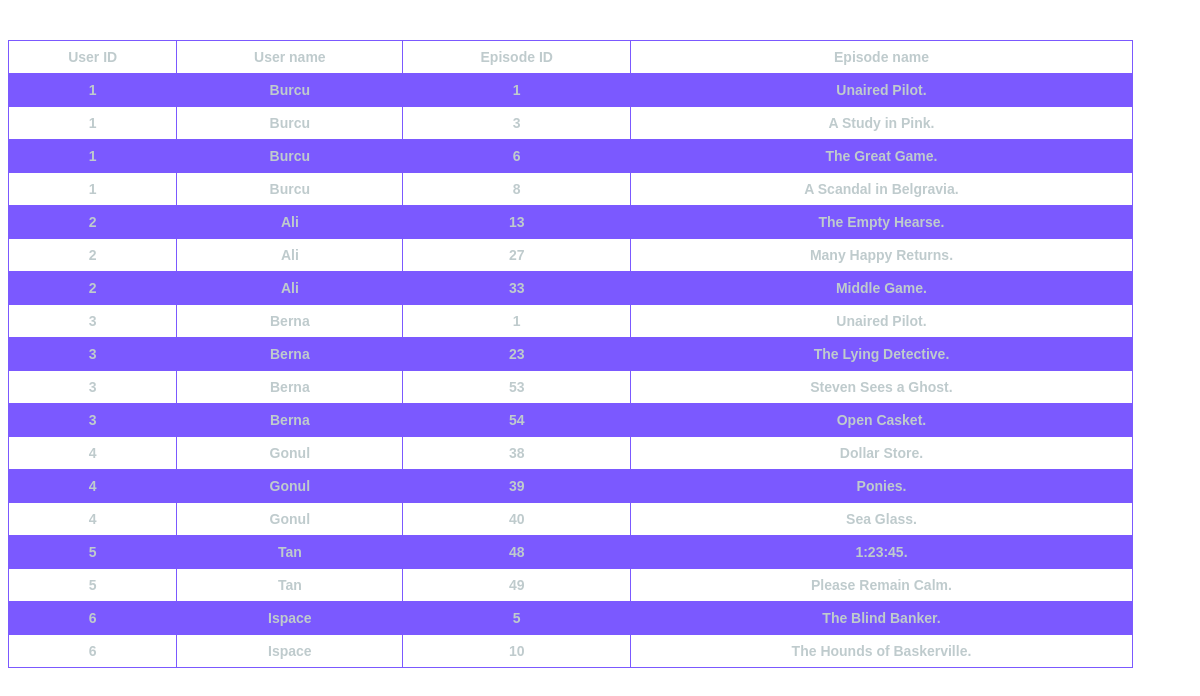
Page /user_panel_ispace/User_watchEpisodeList.php on the committed database.
### tables this page shows
CREATE TABLE `users` (
  `user_id` int(11) NOT NULL,
  `user_name` varchar(50) NOT NULL,
  `user_email` varchar(100) NOT NULL,
  `login_password` varchar(20) NOT NULL
);

CREATE TABLE `episodes` (
  `episode_id` int(11) NOT NULL,
  `tvSeries_id` int(11) NOT NULL,
  `season_number` int(11) DEFAULT NULL,
  `episode_number` int(11) DEFAULT NULL,
  `episode_duration` int(11) DEFAULT NULL,
  `episode_title` varchar(100) DEFAULT NULL
);

### user_panel_ispace/User_watchEpisodeList.php (the view, shortened to what this page needs)
<!DOCTYPE html>
<html>
<head>
</head>
<body>
<table>
<br>
<tr> <th>User ID</th> <th>User name</th>  <th>Episode ID</th> <th>Episode name</th>  </tr>
<br>
<?php
include "connect.php";
$sql_statement = "SELECT U.user_id,U.user_name, E.episode_id,E.episode_title
      FROM watch_episode W, users U, episodes E
      WHERE W.user_id=U.user_id AND W.episode_id=E.episode_id ";
$result = mysqli_query($db, $sql_statement);
while($row = mysqli_fetch_assoc($result))
{
    $uid = $row['user_id'];
    $uname = $row['user_name'];
    $eid = $row['episode_id'];
    $ename = $row['episode_title'];
    echo "<tr>" . "<th>".$uid."</th>" . "<th>".$uname."</th>" .
                  "<th>".$eid."</th>" . "<th>".$ename.". </th>" .  "</tr>"  ;
}
?>
</table>
</body>
</html>

### user_panel_ispace/User_watchEpisodeList.php (style rules this page uses)
body { font-family: 'Fira Sans', sans-serif; font-weight: 400; font-size: 14px; color: #BFCBCD; text-decoration: none; }
table { font-family: arial, sans-serif; border-collapse: collapse; border: 1px solid black; width: 95%; color: #BFCBCD; }
th,td { border: 1px solid #7B59FF; text-align: left; padding: 8px; }
th { text-align: center; }
tr:nth-child(even) { background-color: #7B59FF; }

### rows in the picture
users: user_id "1", user_name "Burcu", episodes.episode_id "1", episodes.episode_title "Unaired Pilot", episodes.episode_id "3", episodes.episode_title "A Study in Pink", episodes.episode_id "6", episodes.episode_title "The Great Game", episodes.episode_id "8", episodes.episode_title "A Scandal in Belgravia"
users: user_id "2", user_name "Ali", episodes.episode_id "13", episodes.episode_title "The Empty Hearse", episodes.episode_id "27", episodes.episode_title "Many Happy Returns", episodes.episode_id "33", episodes.episode_title "Middle Game"
users: user_id "3", user_name "Berna", episodes.episode_id "1", episodes.episode_title "Unaired Pilot", episodes.episode_id "23", episodes.episode_title "The Lying Detective", episodes.episode_id "53", episodes.episode_title "Steven Sees a Ghost", episodes.episode_id "54", episodes.episode_title "Open Casket"
users: user_id "4", user_name "Gonul", episodes.episode_id "38", episodes.episode_title "Dollar Store", episodes.episode_id "39", episodes.episode_title "Ponies", episodes.episode_id "40", episodes.episode_title "Sea Glass"
users: user_id "5", user_name "Tan", episodes.episode_id "48", episodes.episode_title "1:23:45", episodes.episode_id "49", episodes.episode_title "Please Remain Calm"
users: user_id "6", user_name "Ispace", episodes.episode_id "5", episodes.episode_title "The Blind Banker", episodes.episode_id "10", episodes.episode_title "The Hounds of Baskerville"
